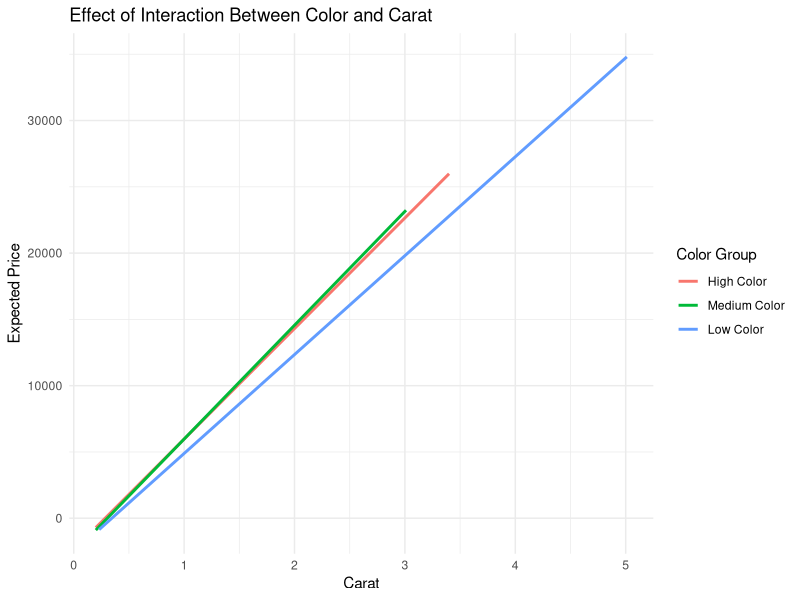
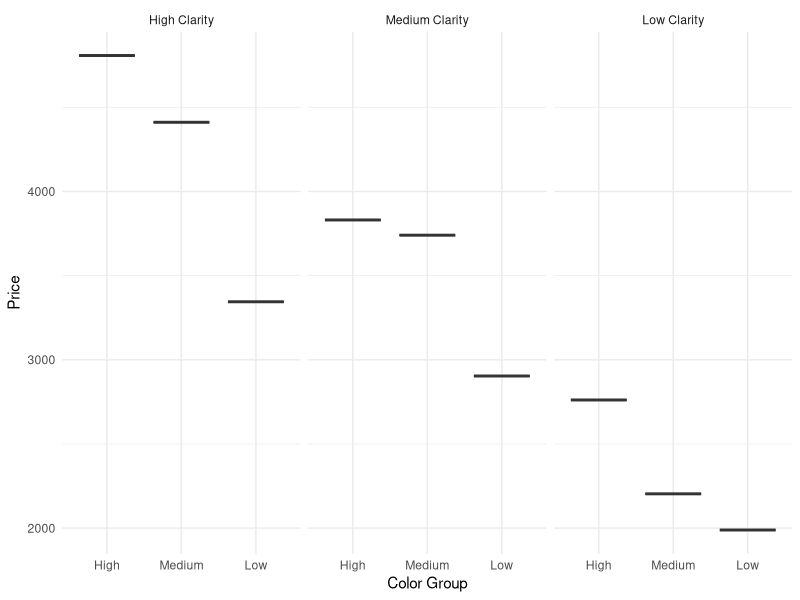

Here is the R script that generated these plots, in order:
## ---- chunk 1
knitr::opts_chunk$set(echo = TRUE)
knitr::opts_chunk$set(error = TRUE)

library(tidyverse)
library(scales)
library(arm)
library(tidyverse)

d <- read_tsv("diamond-data.txt")
## ---- chunk 2

# Convert to factors
d <- d %>% 
  mutate(
    clarity = fct_reorder(clarity,price),
    cut = fct_reorder(cut,price),
    color = fct_reorder(color,price)
  )

# To make life easier, let's collapse clarity and color to fewer levels
d <- d %>%
  mutate(
    grp_clarity = case_when(
      clarity %in% c("IF", "VVS1", "VVS2") ~ "High Clarity",
      clarity %in% c("VS1", "VS2") ~ "Medium Clarity",
      clarity %in% c("SI1", "SI2", "I1") ~ "Low Clarity",
      TRUE ~ as.character(clarity)  # This line handles any unexpected categories
    ),
    grp_color = case_when(
      color %in% c("D", "E") ~ "High Color",
      color %in% c("F", "G") ~ "Medium Color",
      color %in% c("H", "I", "J") ~ "Low Color"
    )
  ) %>% 
  mutate(grp_color = fct_reorder(grp_color,price),
         grp_clarity = fct_reorder(grp_clarity,price))


# This could have been your original model
lm_base <- lm(price ~ grp_clarity + grp_color + cut + carat + supplier ,
              data=d)

# And here's the final model you came up with. This model balances
# the needs of the business with statistical accuracy. 
lm_final <- lm(price ~ grp_clarity*grp_color + grp_color*carat + cut + supplier,
          data=d)

#anova(lm_base,lm_final)
## ---- chunk 3
library(arm)
display(lm_final)
anova(lm_final)
## ---- chunk 4
new_data <- d %>%
  expand_grid(
    new_grp_color = unique(d$grp_color),
    new_carat = 1:3
)

new_data <- d %>%
         mutate(price = predict(lm_final, d))

ggplot(new_data,
       aes(x=carat, y=price, color = grp_color)) + 
  geom_smooth(method = "lm", se = FALSE) +  
  theme_minimal() + 
  labs(x="Carat",
       y="Expected Price",
       title="Effect of Interaction Between Color and Carat",
       color = "Color Group")

## ---- chunk 5
# Create data for the plot
plot_data <- expand.grid(
  grp_color = unique(d$grp_color),
  grp_clarity = unique(d$grp_clarity),
  carat = median(d$carat),
  cut = 'Very Good',
  supplier = 'Supplier A'
)

#Add in predicted price
plot_data$price <- predict(lm_final, newdata = plot_data)

# Plot data
custom_labels <- c("High Color" = "High", "Medium Color" = "Medium", "Low Color" = "Low")

ggplot(plot_data, aes(x = factor(grp_color, labels = custom_labels), y = price)) +
  geom_boxplot() +
  facet_wrap(~grp_clarity) +
  labs(x = "Color Group", y = "Price") +
  scale_x_discrete(labels = custom_labels) +
  theme_minimal()
## ---- chunk 6
anova(lm_final)
## ---- chunk 7
set.seed(20240301)

training_idx <- sample(nrow(d),size=round(nrow(d)*0.75),replace=F)
testing_idx <- (1:nrow(d))[!(1:nrow(d)) %in% training_idx]
training_data <- d[training_idx,]
testing_data <- d[testing_idx,]

refit_final <- update(lm_final,data=training_data)

testing_data <- testing_data %>%
  mutate(pred_price = predict(refit_final, newdata = testing_data))

testing_data <- testing_data %>%
  mutate(residuals = price - pred_price)

# Calculate the sum of squares of residuals (RSS)
SS_res <- sum(testing_data$residuals^2)

# Calculate the mean of the observed values
mean_observed <- mean(testing_data$price)

# Calculate the total sum of squares (TSS)
SS_tot <- sum((testing_data$price - mean_observed)^2)

# Calculate R-squared
R_squared <- 1 - (SS_res / SS_tot)

R_squared
## ---- chunk 8
# Calculate the residual standard error (RSE)
n <- nrow(testing_data)  # Number of observations
p <- length(coef(refit_final)) - 1  # Number of coefficients (excluding intercept)
RSE <- sqrt(sum(testing_data$residuals^2) / (n - p - 1))

RSE
## ---- chunk 9
# Sort the data frame based on the absolute values of the residuals
sorted_data <- testing_data[order(testing_data$residuals, decreasing = TRUE), c("price", "pred_price", "carat", "grp_color", "grp_clarity", "cut")]

# Print the top five rows with the highest residuals
head(sorted_data, 8)
## ---- chunk 10
sorted_data <- testing_data[order(testing_data$residuals, decreasing = FALSE), c("price", "pred_price", "carat", "grp_color", "grp_clarity", "cut")]

# Print the top five rows with the highest residuals
head(sorted_data, 8)
## ---- chunk 11
sorted_data <- testing_data[order(abs(testing_data$residuals), decreasing = FALSE), c("price", "pred_price", "carat", "grp_color", "grp_clarity", "cut")]

# Print the top five rows with the highest residuals
head(sorted_data, 8)
